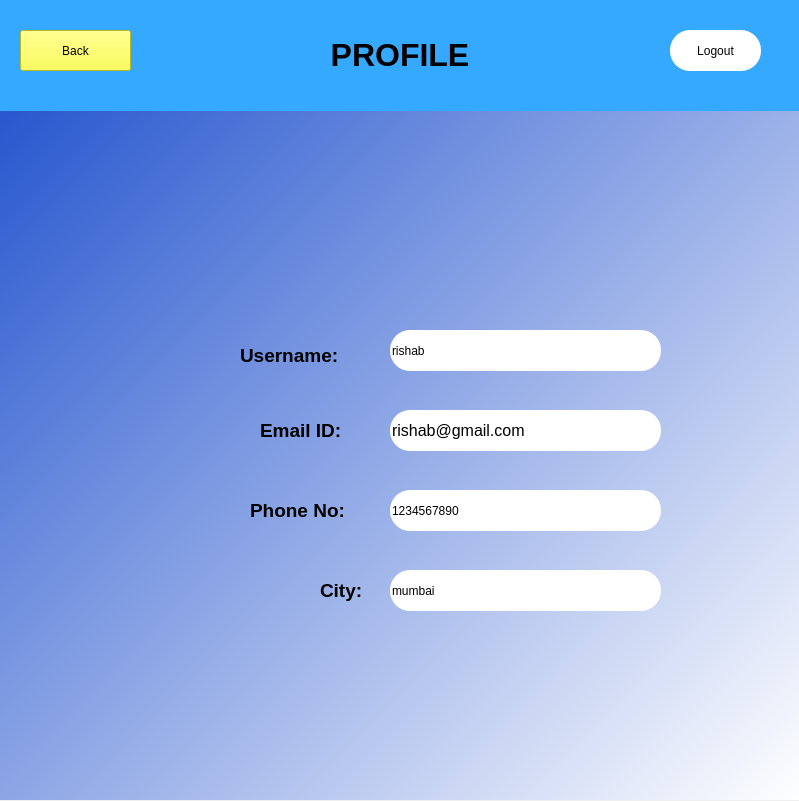
<?xml version="1.0" encoding="UTF-8"?>
<ui version="4.0">
 <class>Dialog</class>
 <widget class="QDialog" name="Dialog">
  <property name="geometry">
   <rect>
    <x>0</x>
    <y>0</y>
    <width>799</width>
    <height>801</height>
   </rect>
  </property>
  <property name="maximumSize">
   <size>
    <width>1000000</width>
    <height>1000000</height>
   </size>
  </property>
  <property name="windowTitle">
   <string>Dialog</string>
  </property>
  <property name="styleSheet">
   <string notr="true">QWidget#getvacc{background-image: url(:/newPrefix/Downloads/profile2.jpg);}



</string>
  </property>
  <widget class="QWidget" name="widget" native="true">
   <property name="geometry">
    <rect>
     <x>0</x>
     <y>0</y>
     <width>800</width>
     <height>800</height>
    </rect>
   </property>
   <property name="maximumSize">
    <size>
     <width>800</width>
     <height>800</height>
    </size>
   </property>
   <property name="styleSheet">
    <string notr="true">QWidget#widget{background-color: qlineargradient(spread:pad, x1:0, y1:0, x2:1, y2:1, stop:0 rgba(24, 75, 203, 255), stop:1 rgba(255, 255, 255, 255));}



</string>
   </property>
   <widget class="QLabel" name="label_2">
    <property name="geometry">
     <rect>
      <x>240</x>
      <y>330</y>
      <width>141</width>
      <height>51</height>
     </rect>
    </property>
    <property name="text">
     <string>&lt;html&gt;&lt;head/&gt;&lt;body&gt;&lt;p&gt;&lt;span style=&quot; font-size:14pt; font-weight:600;&quot;&gt;Username:&lt;/span&gt;&lt;/p&gt;&lt;/body&gt;&lt;/html&gt;</string>
    </property>
   </widget>
   <widget class="QLabel" name="label_3">
    <property name="geometry">
     <rect>
      <x>260</x>
      <y>400</y>
      <width>121</width>
      <height>61</height>
     </rect>
    </property>
    <property name="text">
     <string>&lt;html&gt;&lt;head/&gt;&lt;body&gt;&lt;p&gt;&lt;span style=&quot; font-size:14pt; font-weight:600;&quot;&gt;Email ID:&lt;/span&gt;&lt;/p&gt;&lt;/body&gt;&lt;/html&gt;</string>
    </property>
   </widget>
   <widget class="QLabel" name="label_4">
    <property name="geometry">
     <rect>
      <x>250</x>
      <y>490</y>
      <width>131</width>
      <height>41</height>
     </rect>
    </property>
    <property name="text">
     <string>&lt;html&gt;&lt;head/&gt;&lt;body&gt;&lt;p&gt;&lt;span style=&quot; font-size:14pt; font-weight:600;&quot;&gt;Phone No:&lt;/span&gt;&lt;/p&gt;&lt;/body&gt;&lt;/html&gt;</string>
    </property>
   </widget>
   <widget class="QLabel" name="label_5">
    <property name="geometry">
     <rect>
      <x>320</x>
      <y>570</y>
      <width>61</width>
      <height>41</height>
     </rect>
    </property>
    <property name="text">
     <string>&lt;html&gt;&lt;head/&gt;&lt;body&gt;&lt;p&gt;&lt;span style=&quot; font-size:14pt; font-weight:600;&quot;&gt;City:&lt;/span&gt;&lt;/p&gt;&lt;/body&gt;&lt;/html&gt;</string>
    </property>
   </widget>
   <widget class="QPushButton" name="logout">
    <property name="geometry">
     <rect>
      <x>670</x>
      <y>30</y>
      <width>91</width>
      <height>41</height>
     </rect>
    </property>
    <property name="styleSheet">
     <string notr="true">font: 75 11pt &quot;MS Shell Dlg 2&quot;;
background-color: rgb(255, 255, 255);
border-radius:20px;
</string>
    </property>
    <property name="text">
     <string>Logout</string>
    </property>
   </widget>
   <widget class="QPushButton" name="back">
    <property name="geometry">
     <rect>
      <x>20</x>
      <y>30</y>
      <width>111</width>
      <height>41</height>
     </rect>
    </property>
    <property name="styleSheet">
     <string notr="true">font: 75 11pt &quot;MS Shell Dlg 2&quot;;
background-color: rgb(255, 255, 43);
</string>
    </property>
    <property name="text">
     <string>Back</string>
    </property>
   </widget>
   <widget class="QLabel" name="label_6">
    <property name="geometry">
     <rect>
      <x>0</x>
      <y>0</y>
      <width>800</width>
      <height>111</height>
     </rect>
    </property>
    <property name="styleSheet">
     <string notr="true">QWidget#label_6{background-color: rgb(53, 168, 255);}</string>
    </property>
    <property name="text">
     <string>&lt;html&gt;&lt;head/&gt;&lt;body&gt;&lt;p align=&quot;center&quot;&gt;&lt;span style=&quot; font-size:24pt; font-weight:600;&quot;&gt;PROFILE&lt;/span&gt;&lt;/p&gt;&lt;/body&gt;&lt;/html&gt;</string>
    </property>
   </widget>
   <widget class="QLabel" name="label">
    <property name="geometry">
     <rect>
      <x>320</x>
      <y>110</y>
      <width>171</width>
      <height>161</height>
     </rect>
    </property>
    <property name="text">
     <string/>
    </property>
    <property name="pixmap">
     <pixmap resource="../../Desktop/qrc/profile.qrc">:/newPrefix/Downloads/profile6.png</pixmap>
    </property>
    <property name="scaledContents">
     <bool>true</bool>
    </property>
   </widget>
   <widget class="QLineEdit" name="lineEdit">
    <property name="geometry">
     <rect>
      <x>390</x>
      <y>330</y>
      <width>271</width>
      <height>41</height>
     </rect>
    </property>
    <property name="styleSheet">
     <string notr="true">border-radius:20px;
font: 75 12pt &quot;MS Shell Dlg 2&quot;;</string>
    </property>
    <property name="text">
     <string>rishab</string>
    </property>
   </widget>
   <widget class="QLineEdit" name="lineEdit_2">
    <property name="geometry">
     <rect>
      <x>390</x>
      <y>410</y>
      <width>271</width>
      <height>41</height>
     </rect>
    </property>
    <property name="font">
     <font>
      <family>MS Shell Dlg 2</family>
      <pointsize>12</pointsize>
      <weight>9</weight>
      <italic>false</italic>
      <bold>false</bold>
     </font>
    </property>
    <property name="styleSheet">
     <string notr="true">border-radius:20px;
font: 75 12pt &quot;MS Shell Dlg 2&quot;;
</string>
    </property>
    <property name="text">
     <string>rishab@gmail.com</string>
    </property>
   </widget>
   <widget class="QLineEdit" name="lineEdit_3">
    <property name="geometry">
     <rect>
      <x>390</x>
      <y>490</y>
      <width>271</width>
      <height>41</height>
     </rect>
    </property>
    <property name="styleSheet">
     <string notr="true">font: 75 12pt &quot;MS Shell Dlg 2&quot;;
border-radius:20px;</string>
    </property>
    <property name="text">
     <string>1234567890</string>
    </property>
   </widget>
   <widget class="QLineEdit" name="lineEdit_4">
    <property name="geometry">
     <rect>
      <x>390</x>
      <y>570</y>
      <width>271</width>
      <height>41</height>
     </rect>
    </property>
    <property name="styleSheet">
     <string notr="true">font: 75 12pt &quot;MS Shell Dlg 2&quot;;
border-radius:20px;</string>
    </property>
    <property name="text">
     <string>mumbai</string>
    </property>
   </widget>
   <zorder>label_2</zorder>
   <zorder>label_3</zorder>
   <zorder>label_4</zorder>
   <zorder>label_5</zorder>
   <zorder>label_6</zorder>
   <zorder>back</zorder>
   <zorder>logout</zorder>
   <zorder>label</zorder>
   <zorder>lineEdit</zorder>
   <zorder>lineEdit_2</zorder>
   <zorder>lineEdit_3</zorder>
   <zorder>lineEdit_4</zorder>
  </widget>
 </widget>
 <resources>
  <include location="../../Desktop/qrc/profile.qrc"/>
 </resources>
 <connections/>
</ui>
